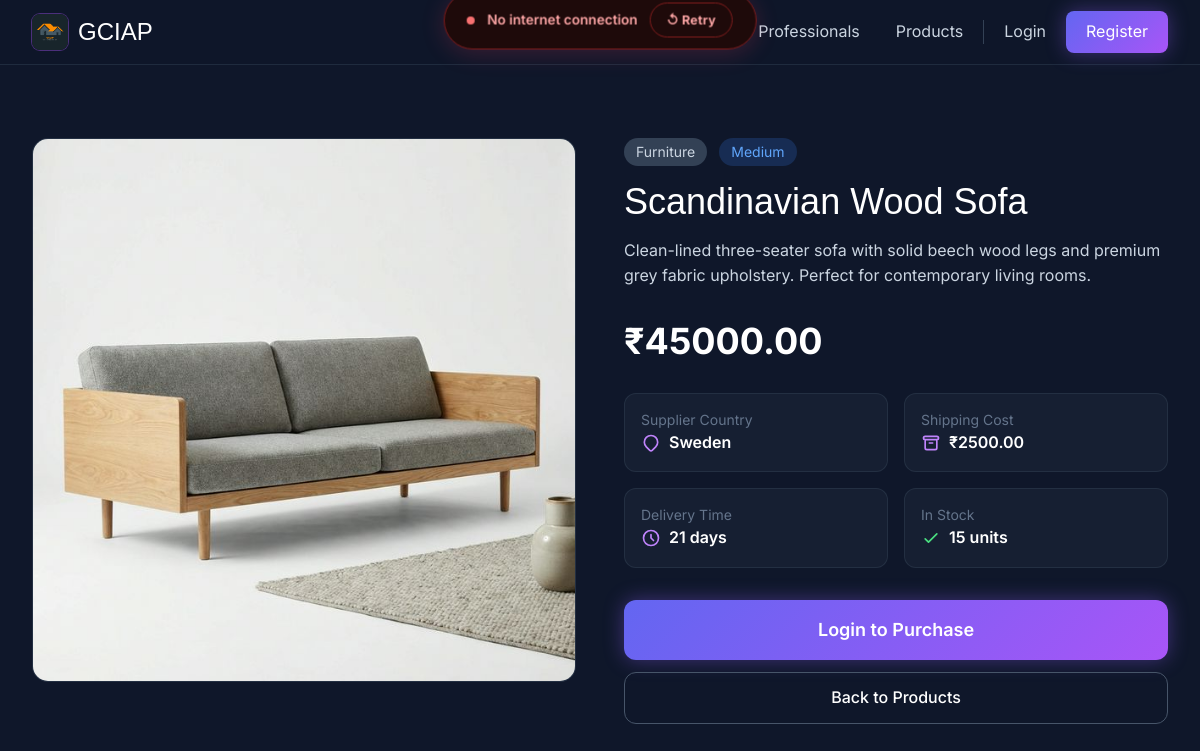
Screenshot of /products/2/ with the database file from the repository.
### products/models.py (models this page shows, shortened)
class Product(models.Model):
    PRODUCT_CATEGORIES = [
        ('furniture', 'Furniture'),
        ('decor', 'Decor'),
        ('construction_material', 'Construction Material'),
    ]
    BUDGET_LEVELS = [
        ('low', 'Low'),
        ('medium', 'Medium'),
        ('high', 'High'),
    ]
    name = models.CharField(max_length=200)
    category = models.CharField(max_length=25, choices=PRODUCT_CATEGORIES)
    description = models.TextField()
    price = models.DecimalField(max_digits=10, decimal_places=2)
    budget_level = models.CharField(max_length=10, choices=BUDGET_LEVELS)
    image = models.ImageField(upload_to='products/')
    stock_quantity = models.IntegerField(default=0)
    supplier_country = models.CharField(max_length=100)
    shipping_cost = models.DecimalField(max_digits=10, decimal_places=2, default=0)
    delivery_days = models.IntegerField(default=7)
    created_at = models.DateTimeField(auto_now_add=True)
    updated_at = models.DateTimeField(auto_now=True)

### products/views.py (the view)
# urls.py: path('<int:pk>/', views.product_detail, name='product_detail'),
def product_detail(request, pk):
    product = get_object_or_404(Product, pk=pk)
    return render(request, 'products/product_detail.html', {'product': product})

### users/context_processors.py (called while the page is built, shortened)
def role_context(request):
    context = {
        'user_role': None,
        'is_admin': False,
        'is_professional': False,
        'is_customer': False,
        'ROLE_ADMIN': ROLE_ADMIN,
        'ROLE_PROFESSIONAL': ROLE_PROFESSIONAL,
        'ROLE_CUSTOMER': ROLE_CUSTOMER,
    }
    return context

### templates/products/product_detail.html (shortened to what this page needs)
{% extends 'base/base.html' %}
{% block content %}
<div class="py-12 px-4 sm:px-6 lg:px-8">
    <div class="max-w-6xl mx-auto">
        <div class="grid grid-cols-1 lg:grid-cols-2 gap-12">
            <div class="animate-item">
                <div class="bg-slate-800/50 rounded-2xl border border-slate-700/50 overflow-hidden">
                    <div class="aspect-square bg-slate-700">
                        {% if product.image %}
                        <img src="{{ product.image.url }}" alt="{{ product.name }}" class="w-full h-full object-cover">
                        {% endif %}
                    </div>
                </div>
            </div>
            <div class="animate-item">
                <div class="flex items-center gap-3 mb-4">
                    <span class="px-3 py-1 rounded-full bg-slate-700 text-slate-300 text-sm">
                        {{ product.get_category_display }}
                    </span>
                    <span class="px-3 py-1 rounded-full
                        {% if product.budget_level == 'low' %}bg-green-500/20 text-green-400{% elif product.budget_level == 'medium' %}bg-blue-500/20 text-blue-400{% else %}bg-purple-500/20 text-purple-400{% endif %} text-sm">
                        {{ product.get_budget_level_display }}
                    </span>
                </div>
                <h1 class="font-boa text-4xl text-gradient mb-4">{{ product.name }}</h1>
                <p class="text-slate-300 mb-8">{{ product.description }}</p>
                <div class="text-4xl font-bold text-gradient mb-8">₹{{ product.price }}</div>
                <div class="grid grid-cols-2 gap-4 mb-8">
                    <div class="p-4 rounded-xl bg-slate-800/50 border border-slate-700/50">
                        <p class="text-slate-500 text-sm">Supplier Country</p>
                        <p class="text-white font-semibold flex items-center gap-2">
                            <svg class="w-5 h-5 text-purple-400" fill="none" stroke="currentColor" viewBox="0 0 24 24">
                                <path stroke-linecap="round" stroke-linejoin="round" stroke-width="2" d="M17.657 16.657L13.414 20.9a1.998 1.998 0 01-2.827 0l-4.244-4.243a8 8 0 1111.314 0z"/>
                            </svg>
                            {{ product.supplier_country }}
                        </p>
                    </div>
                    <div class="p-4 rounded-xl bg-slate-800/50 border border-slate-700/50">
                        <p class="text-slate-500 text-sm">Shipping Cost</p>
                        <p class="text-white font-semibold flex items-center gap-2">
                            <svg class="w-5 h-5 text-purple-400" fill="none" stroke="currentColor" viewBox="0 0 24 24">
                                <path stroke-linecap="round" stroke-linejoin="round" stroke-width="2" d="M5 8h14M5 8a2 2 0 110-4h14a2 2 0 110 4M5 8v10a2 2 0 002 2h10a2 2 0 002-2V8m-9 4h4"/>
                            </svg>
                            ₹{{ product.shipping_cost }}
                        </p>
                    </div>
                    <div class="p-4 rounded-xl bg-slate-800/50 border border-slate-700/50">
                        <p class="text-slate-500 text-sm">Delivery Time</p>
                        <p class="text-white font-semibold flex items-center gap-2">
                            <svg class="w-5 h-5 text-purple-400" fill="none" stroke="currentColor" viewBox="0 0 24 24">
                                <path stroke-linecap="round" stroke-linejoin="round" stroke-width="2" d="M12 8v4l3 3m6-3a9 9 0 11-18 0 9 9 0 0118 0z"/>
                            </svg>
                            {{ product.delivery_days }} days
                        </p>
                    </div>
                    <div class="p-4 rounded-xl bg-slate-800/50 border border-slate-700/50">
                        <p class="text-slate-500 text-sm">In Stock</p>
                        <p class="text-white font-semibold flex items-center gap-2">
                            <svg class="w-5 h-5 text-green-400" fill="none" stroke="currentColor" viewBox="0 0 24 24">
                                <path stroke-linecap="round" stroke-linejoin="round" stroke-width="2" d="M5 13l4 4L19 7"/>
                            </svg>
                            {{ product.stock_quantity }} units
                        </p>
                    </div>
                </div>
                {% if user.is_authenticated %}
                <a href="{% url 'products:add_to_cart' product.id %}" class="block w-full py-4 text-center rounded-xl gradient-primary text-white font-semibold text-lg hover:opacity-90 transition-all duration-300 btn-glow">
                    Add to Cart
                </a>
                {% else %}
                <a href="{% url 'users:login' %}" class="block w-full py-4 text-center rounded-xl gradient-primary text-white font-semibold text-lg hover:opacity-90 transition-all duration-300 btn-glow">
                    Login to Purchase
                </a>
                {% endif %}
                <a href="{% url 'products:product_list' %}" class="block w-full mt-3 py-3 text-center rounded-xl border border-slate-600 text-white font-medium hover:bg-slate-700/50 transition-all duration-300">
                    Back to Products
                </a>
            </div>
        </div>
    </div>
</div>
{% endblock %}

### static/css/base.css (style rules this page uses)
:root { --primary-gradient: linear-gradient(135deg, #6366f1 0%, #a855f7 100%); --surface-dark: #020617; --surface-light: #1e293b; --glass-bg: rgba(30, 41, 59, 0.4); --glass-border: rgba(255, 255, 255, 0.05); --text-primary: #f8fafc; --text-secondary: #94a3b8; --accent-color: #8b5cf6; }
* { margin: 0; padding: 0; box-sizing: border-box; }
body { font-family: 'Inter', sans-serif; line-height: 1.6; color: var(--text-primary); background-color: var(--surface-dark); }
.gradient-primary { background: var(--primary-gradient); }
.font-boa { font-family: 'BoaConstruktorBold', sans-serif; }

### rows the page displays
Product: image (picture), category "Furniture", budget_level "Medium", name "Scandinavian Wood Sofa", description "Clean-lined three-seater sofa with solid beech wood legs and premium grey fabric upholstery. Perfect for contemporary living rooms.", price "45000.00", supplier_country "Sweden", shipping_cost "2500.00", delivery_days "21", stock_quantity "15"
